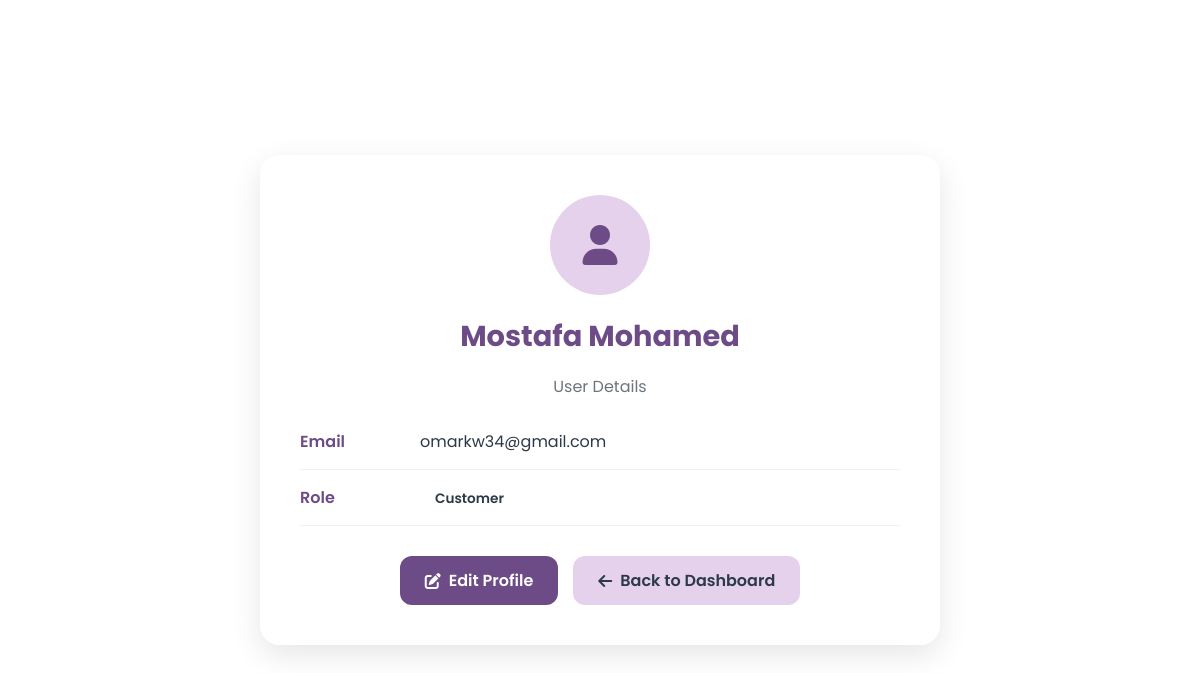
The app's page /read.php?id=139 (signed in) with its own data.
### tables this page shows
CREATE TABLE IF NOT EXISTS `users` (
  `id` int NOT NULL AUTO_INCREMENT,
  `name` varchar(100) NOT NULL,
  `email` varchar(100) NOT NULL,
  `password` varchar(100) NOT NULL,
  `role` varchar(100) NOT NULL,
  PRIMARY KEY (`id`)
);

### read.php (the view, shortened to what this page needs)
<?php
require_once "config.php";
if (isset($_GET["id"]) && !empty(trim($_GET["id"]))) {
    $sql = "SELECT * FROM users WHERE id = ?";
    if ($stmt = mysqli_prepare($link, $sql)) {
        mysqli_stmt_bind_param($stmt, "i", $param_id);
        if (mysqli_stmt_execute($stmt)) {
            $result = mysqli_stmt_get_result($stmt);
            if (mysqli_num_rows($result) == 1) {
                $row = mysqli_fetch_array($result, MYSQLI_ASSOC);
                $name = $row["name"];
                $email = $row["email"];
                $role = $row["role"];
            } else {
                header("location: error.php");
                exit();
            }
        } else {
            echo "<script>alert('Oops! Something went wrong.');</script>";
        }
    }
} else {
    header("location: error.php");
    exit();
}
?>
<!DOCTYPE html>
<html lang="en">
<head>
    <link rel="stylesheet" href="https://cdnjs.cloudflare.com/ajax/libs/font-awesome/6.0.0/css/all.min.css">
</head>
<body>
    <div class="profile-container">
        <div class="profile-header">
            <div class="profile-avatar">
                <i class="fas fa-user"></i>
            </div>
            <h1 class="profile-title"><?php echo htmlspecialchars($name); ?></h1>
            <p class="profile-subtitle">User Details</p>
        </div>
        <div class="profile-details">
            <div class="detail-item">
                <div class="detail-label">Email</div>
                <div class="detail-value"><?php echo htmlspecialchars($email); ?></div>
            </div>
            <div class="detail-item">
                <div class="detail-label">Role</div>
                <div class="detail-value">
                    <span class="role-badge role-<?php echo htmlspecialchars($role); ?>">
                        <?php echo ucfirst(htmlspecialchars($role)); ?>
                    </span>
                </div>
            </div>
        </div>
        <div class="action-btns">
            <a href="update.php?id=<?php echo $_GET['id']; ?>" class="btn btn-primary">
                <i class="fas fa-edit"></i> Edit Profile
            </a>
            <a href="admin_user_list.php" class="btn btn-secondary">
                <i class="fas fa-arrow-left"></i> Back to Dashboard
            </a>
        </div>
    </div>
</body>
</html>

### read.php (style rules this page uses)
:root { --primary: #6d4b87; --secondary: #E6D1EC; --accent: #FF9F43; --light: #FFF5F5; --dark: #2C3A47; }
body { font-family: 'Poppins', sans-serif; background: url('https://images.unsplash.com/photo-1606787366850-de6330128bfc?ixlib=rb-1.2.1&auto=format&fit=crop&w=1350&q=80') no-repeat center center fixed; background-size: cover; margin: 0; padding: 0; color: var(--dark); min-height: 100vh; display: flex; justify-content: center; align-items: center; }
.profile-container { width: 100%; max-width: 600px; background: rgba(255, 255, 255, 0.95); border-radius: 20px; box-shadow: 0 10px 30px rgba(0, 0, 0, 0.1); padding: 40px; backdrop-filter: blur(5px); margin: 30px; }
.profile-header { text-align: center; margin-bottom: 30px; }
.profile-avatar { width: 100px; height: 100px; border-radius: 50%; background: var(--secondary); display: flex; align-items: center; justify-content: center; margin: 0 auto 20px; font-size: 2.5rem; color: var(--primary); }
.profile-title { color: var(--primary); font-size: 1.8rem; margin-bottom: 5px; }
.profile-subtitle { color: var(--dark); opacity: 0.7; margin-bottom: 30px; }
.profile-details { margin-bottom: 30px; }
.detail-item { display: flex; margin-bottom: 15px; padding-bottom: 15px; border-bottom: 1px solid rgba(0, 0, 0, 0.05); }
.detail-label { width: 120px; font-weight: 600; color: var(--primary); }
.detail-value { flex: 1; }
.role-badge { padding: 5px 15px; border-radius: 50px; font-weight: 600; font-size: 0.85rem; }
.action-btns { display: flex; gap: 15px; justify-content: center; }
.btn { padding: 12px 25px; border-radius: 12px; font-weight: 600; text-decoration: none; transition: all 0.3s ease; display: inline-flex; align-items: center; gap: 8px; }
.btn-primary { background: var(--primary); color: white; }
.btn-secondary { background: var(--secondary); color: var(--dark); }

### records on screen
users: name "Mostafa Mohamed", email "omarkw34@gmail.com", role "Customer"
